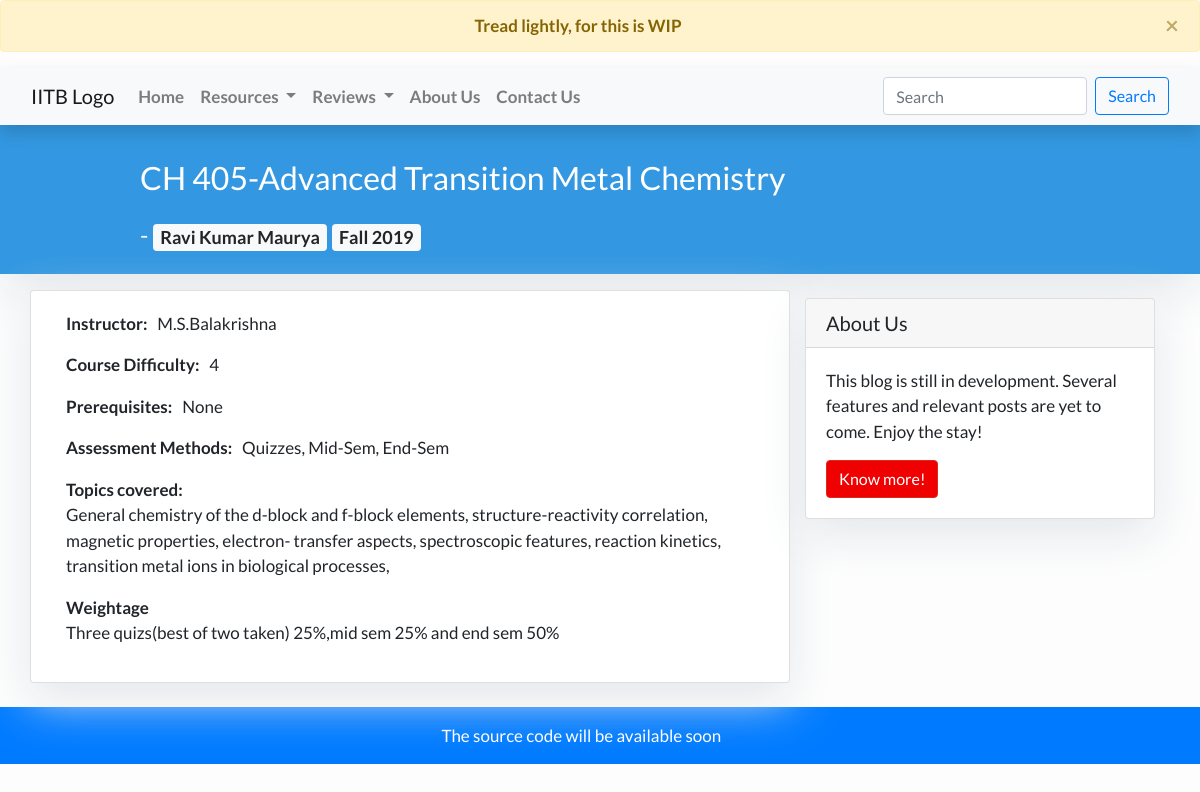
Screenshot of /review/CH405-1/ with the database file from the repository.
### feed/models.py (models this page shows, shortened)
class CourseReviewData(models.Model):
    course = models.ForeignKey('Course', on_delete=models.CASCADE)
    submitter = models.CharField(max_length=150, blank=True, null=True)
    submitter_email = models.EmailField()
    course_instructor = models.CharField(max_length=150)
    session = models.CharField(max_length=20)
    grade_awarded = models.CharField(max_length=2)
    course_difficulty = models.CharField(max_length=20)
    pre_requisites = models.CharField(max_length=150)
    assesments_methods = models.TextField()
    topics_covered = models.TextField()
    weightage = models.TextField()
    lecture_lab_review = models.TextField()
    exam_review = models.TextField()
    performance_tips = models.TextField()
    references = models.TextField()
    slug = models.SlugField(max_length=200, unique=True)
    attendance_policy = models.CharField(
        max_length=150, default="80% attendace is required officially")

class Course(models.Model):
    FIRST = 1
    SECOND = 2
    THIRD = 3
    FOURTH = 4
    FIFTH = 5
    SIXTH = 6
    SEVENTH = 7
    EIGHTH = 8
    ELECTIVE = 0
    SEMESTER = (
        (FIRST, 'First Semester'),
        (SECOND, 'Second Semester'),
        (THIRD, 'Third Semester'),
        (FOURTH, 'Fourth Semester'),
        (FIFTH, 'Fifth Semester'),
        (SIXTH, 'Sixth Semester'),
        (SEVENTH, 'Seventh Semester'),
        (EIGHTH, 'Eighth Semester'),
        (ELECTIVE, 'Department Electives'),
    )
    code = models.CharField(max_length=6)
    name = models.CharField(max_length=150)
    semester = models.IntegerField(choices=SEMESTER)
    def __str__(self):
        return self.code + "-" + self.name

### feed/views.py (the view)
# urls.py: path('review/<slug:slug>/', views.CourseReview.as_view(), name='coursereview'),
class CourseReview(generic.DetailView):
    model = CourseReviewData
    template_name = 'feed/coursereview.html'
    difficulty = {1:"Very Easy", 2:"Easy", 3:"Moderate", 4:"Difficult", 5:"Very Difficult"}

### feed/templates/feed/coursereview.html (shortened to what this page needs)
{% extends 'feed/base.html' %} {% block content %}
<header class="masthead">
  <div class="container">
      <div class="row">
          <div class=" col-md-8 col-md-10 mx-auto">
              <div class="site-heading">
                  <h2 class=" site-heading my-4 mt-3 text-white"> {{ object.course }} </h2>
                  <h4 class="text-light">
                    -
                    <span class="badge badge-light">{{ object.submitter }}</span>
                    <span class="badge badge-light">{{ object.session }}</span>
                  </h4>
              </div>
          </div>
      </div>
  </div>
</header>
<div class="container">
  <div class="row">
    <div class="col-md-8 card mb-4  mt-3 left  top">
      <div class="card-body">
        <p>
          <span class="font-weight-bold">Instructor: &nbsp;</span>
          {{ object.course_instructor }}
        </p>
        <p>
          <span class="font-weight-bold">Course Difficulty: &nbsp;</span>
          {{ object.course_difficulty }}
        </p>
        <p>
          <span class="font-weight-bold">Prerequisites: &nbsp;</span>
          {{ object.pre_requisites }}
        </p>
        <p>
          <span class="font-weight-bold">Assessment Methods: &nbsp;</span>
          {{ object.assesments_methods }}
        </p>
        <p>
          <span class="font-weight-bold">Topics covered: &nbsp;</span><br/>
          {{ object.topics_covered | safe }}
        </p>
        <p>
          <span class="font-weight-bold">Weightage</span><br/>
          {{ object.weightage | safe }}
        </p>
      </div>
    </div>
    {% block sidebar %} {% include 'feed/sidebar.html' %} {% endblock sidebar %}
  </div>
</div>
{% endblock content %}

### feed/templates/feed/base.html (style rules this page uses)
body { font-family: "Lato", sans-serif; font-size: 17px; background-color: #fdfdfd; }
.masthead { background: #3398E1; height: auto; padding-bottom: 15px; box-shadow: 0 16px 48px #E3E7EB; padding-top: 10px; }

### feed/templates/feed/sidebar.html (style rules this page uses)
.card { box-shadow: 0 16px 48px #E3E7EB; }

### rows the page displays
CourseReviewData: course "CH 405-Advanced Transition Metal Chemistry", submitter "Ravi Kumar Maurya", session "Fall 2019", course_instructor "M.S.Balakrishna", course_difficulty "4", pre_requisites "None", assesments_methods "Quizzes, Mid-Sem, End-Sem", topics_covered "General chemistry of the d-block and f-block elements, structure-reactivity correlation, magnetic properties, electron- transfer aspects, spectroscopic features, reaction kinetics, transition metal ions in biological processes,", weightage "Three quizs(best of two taken) 25%,mid sem 25% and end sem 50%"
